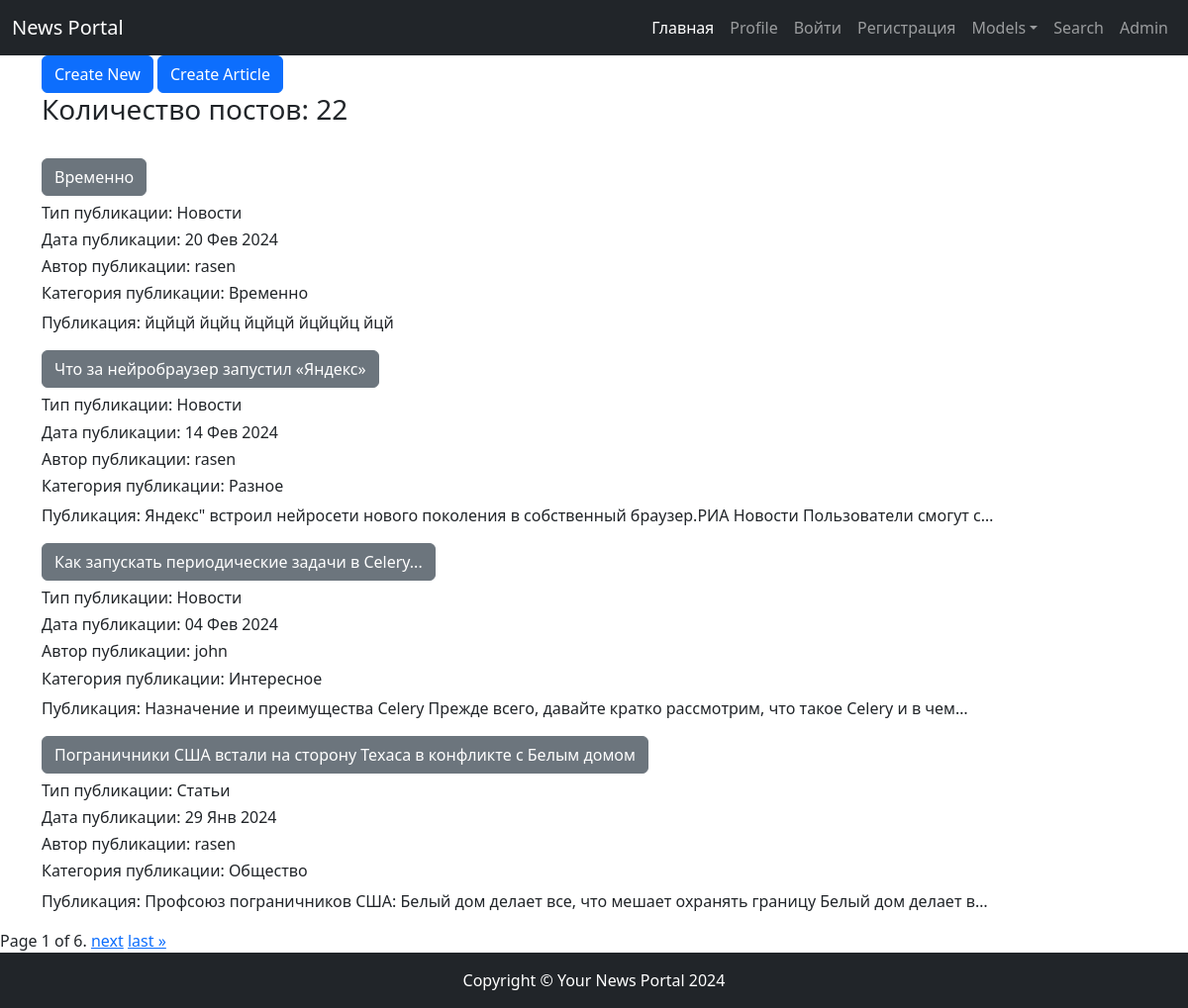
The page /news/ on the database as committed earlier.
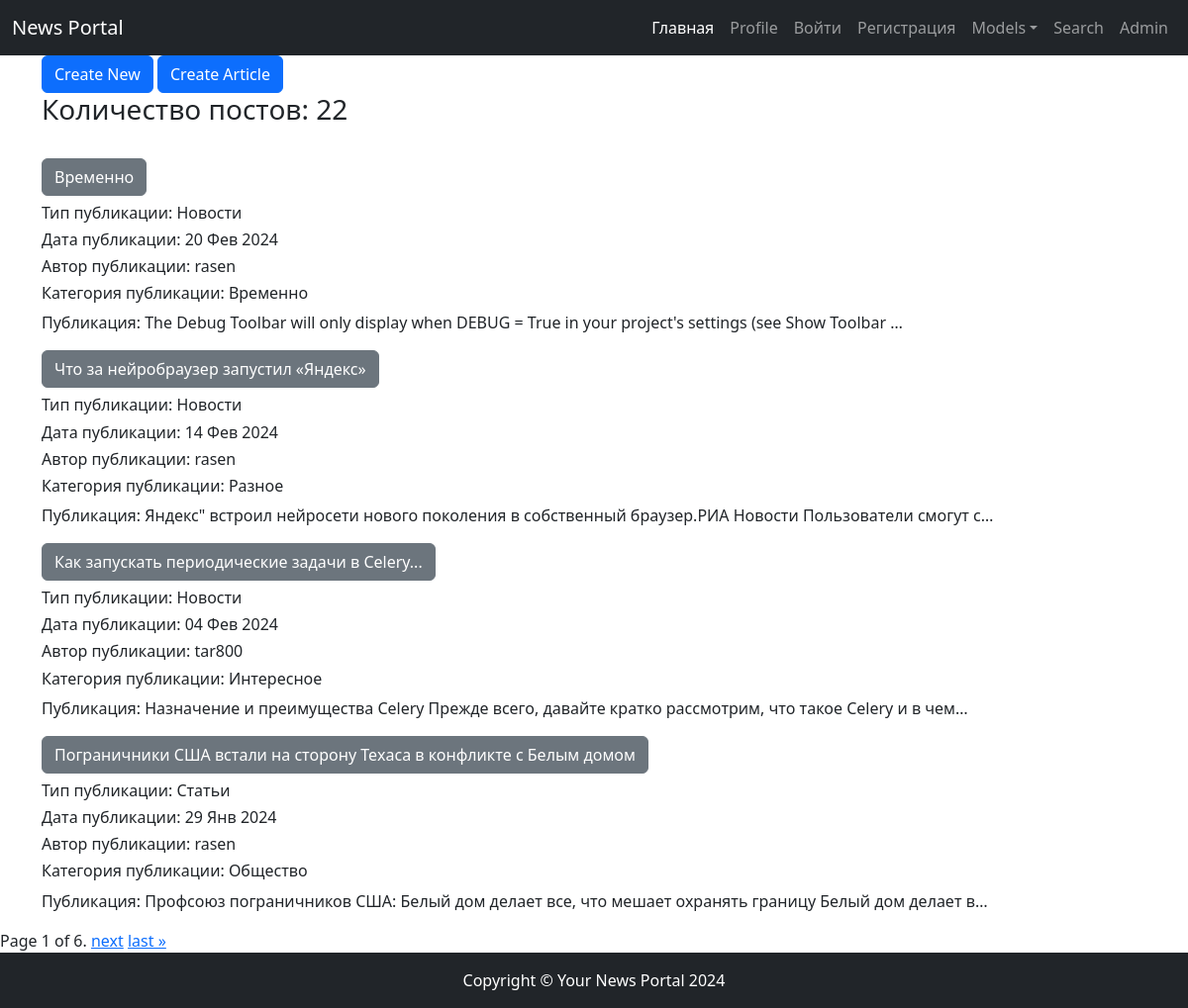
The same page on the database as committed later.
### news/models.py (models this page shows, shortened)
class Post(models.Model):
    news = 'NE'
    articles = 'AR'
    TYPES = [
        (news, 'Новости'),
        (articles, 'Статьи')
    ]
    author = models.ForeignKey(Author, on_delete=models.CASCADE)
    choice_types = models.CharField(max_length=2, choices=TYPES, default=news)
    time_in = models.DateTimeField(default=timezone.now)
    categories_post = models.ManyToManyField(Category, through='PostCategory')
    title = models.CharField(max_length=240, default='')
    content = models.TextField(blank=False)
    rate_new = models.IntegerField(default=0)
    def get_categories_post(self):    # для posts.html (вывод категории)
        return self.categories_post.all()[0]

class Author(models.Model):
    user = models.OneToOneField(User, on_delete=models.CASCADE)
    rating = models.IntegerField(default=0)
    def __str__(self):
        return f'{self.user.username}'

class Category(models.Model):
    category_name = models.CharField(max_length=200, unique=True)
    subscribers = models.ManyToManyField(User, related_name='categories')
    def __str__(self):
        return f'{self.category_name}'

### news/views/post.py (the view)
# urls.py: path('news/', PostList.as_view(), name='posts'),
class PostList(ListView):
    model = Post
    ordering = '-time_in'
    template_name = APP + 'posts.html'
    context_object_name = 'posts'
    paginate_by = 4
    queryset = Post.objects.prefetch_related('categories_post')
    def get_context_data(self, **kwargs):
        context = super().get_context_data(**kwargs)
        context['title'] = 'Список постов'
        logger.error('Проверка списка новостей (error)')
        return context

### news/templates/news/posts.html (shortened to what this page needs)
{% extends 'default.html' %}
{% load cache %}
{% cache 300 content %}
{% block content %}
    <a class="btn btn-primary" href="/news/create/" role="button">Create New</a>
    <a class="btn btn-primary" href="/news/articles/create/" role="button">Create Article</a>
    <br>
    <h3>Количество постов: {{ page_obj.paginator.count }}</h3>
    <br>
    {% for post in posts %}
      <div class="mb-3">
      <h5><b class="text-center"><a href={{ post.pk }} class="btn btn-secondary">{{ post.title|truncatechars:100 }}</a></b></h5>
      <h6>Тип публикации: {{ post.get_choice_types_display }}</h6>
      <h6>Дата публикации: {{ post.time_in|date:'d M Y' }} </h6>
      <h6>Автор публикации: {{ post.author }} </h6>
      <h6> Категория публикации: {{ post.get_categories_post }} </h6>
      <span>Публикация: {{ post.content|truncatechars:100 }}</span>
      </div>
    {% empty %}
        <h3>Новостей нет!</h3>
    {% endfor %}
</div>
<div class="pagination">
   <span>
       <span class="current">
         Page {{ page_obj.number }} of {{ page_obj.paginator.num_pages }}.
      </span>
       {% if page_obj.has_next %}
            <a href="?page={{ page_obj.next_page_number }}">next</a>
            <a href="?page={{ page_obj.paginator.num_pages }}">last &raquo;</a>
       {% endif %}
   </span>
</div>
{% endblock content %}
{% endcache %}

Rows that differ between the two databases and show on the page:
changed Post "Временно": content "йцйцй йцйц йцйцй йцйцйц йцй" → "The Debug Toolbar will only display when DEBUG = True in your project's settings (see Show Toolbar …"
changed through a linked row, Post "Как запускать периодические задачи в Celery...": author "john" → "tar800"
